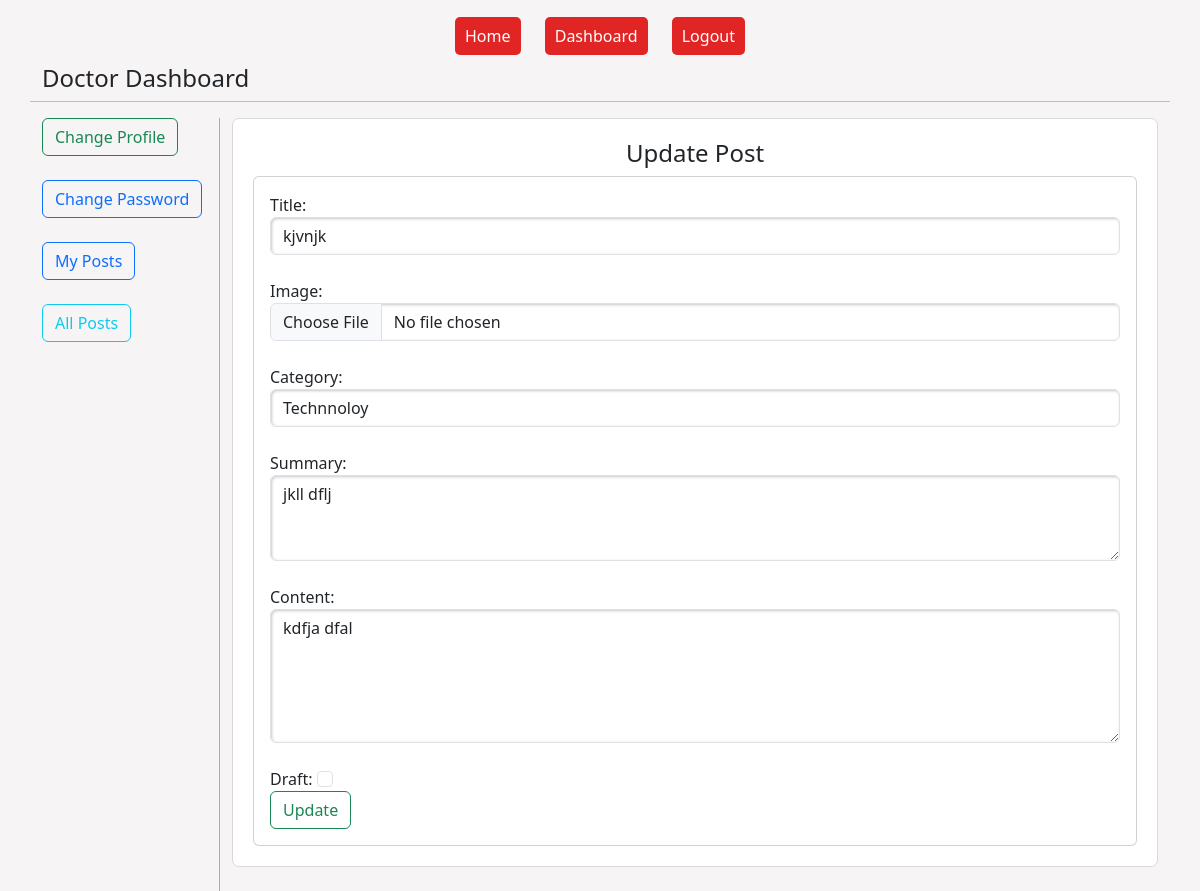
Screenshot of /update-post/4/ (signed in) with the database file from the repository.
### myapp/models.py (models this page shows, shortened)
class Post(models.Model):
  title = models.CharField(max_length=500)
  image = models.ImageField(upload_to='post-images')
  category = models.ForeignKey(Category, on_delete=models.CASCADE, related_name='posts')
  summary = models.TextField()
  content = models.TextField()
  draft = models.BooleanField(verbose_name="Draft", default=False)
  user = models.ForeignKey(User, on_delete=models.CASCADE)

### myapp/views.py (the view, shortened to what this page needs)
# urls.py: path('update-post/<int:post_id>/', views.UpdatePost.as_view(), name='update-post'),
@method_decorator(login_required, name='dispatch')
class UpdatePost(View):
  def get(self, request, post_id):
    post = get_object_or_404(Post, pk=post_id)
    form = PostForm(instance=post)
    context = dict(form=form)
    return render(request, 'myapp/update-post.html', context)

### myapp/forms.py
class PostForm(forms.ModelForm):
  class Meta:
    model = Post
    fields = '__all__'
    exclude = ('user',)
    widgets = {
      'title': forms.TextInput(attrs={'class':'form-control', 'autofocus':''}),
      'image': forms.FileInput(attrs={'class':'form-control'}),
      'category': forms.Select(attrs={'class':'form-control'}),
      'summary': forms.Textarea(attrs={'class':'form-control', 'rows':'3'}),
      'content': forms.Textarea(attrs={'class':'form-control', 'rows':'5'}),
      'draft': forms.CheckboxInput(attrs={'class':'form-check-input', 'style':'cursor:pointer;'})
    }

### myapp/models.py (called while the page is built)
  def __str__(self) -> str:
    return self.name

### myapp/templates/myapp/update-post.html (shortened to what this page needs)
{% extends 'myapp/base.html' %}{% load static %}
{% block content %}
<div class="box">
  <h4 class="text-center">Update Post</h4>
  <div class="card mt-2">
    <div class="card-body">
      <form method="post" enctype="multipart/form-data">{% csrf_token %}
        {% for field in form %}
        <div class="form-group">
          {{field.label_tag}}
          {{field}}
           <br>
        </div>
        {% endfor %}
        <input type="submit" value="Update" class="btn btn-outline-success">
      </form>
    </div>
  </div>
</div>
<br>
{% endblock content %}

### accounts/static/accounts/css/style.css (style rules this page uses)
body { background-color: #f6f4f4; }

### myapp/static/myapp/css/style.css (style rules this page uses)
.form-control { box-shadow: 1px 1px 3px rgb(201, 200, 200) inset; transition: box-shadow 300ms; }
.box { background-color: white; padding: 20px; border: 1px solid #d9d9d9; border-radius: 7px; }

### rows the page displays
Post: form "kjvnjk" "Technnoloy" "jkll dflj" "kdfja dfal"

### other values shown
{{ field.label_tag }} "Title:" "Image:" "Category:" "Summary:" "Content:" "Draft:"
